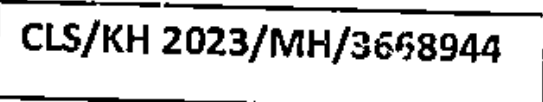
#> input picture dist.png, 543 x 102 px
$ python AdvImageProcessing.py
#> lines starting #> are read from the running program, lines starting #| are printed output that depends on the picture; after the words box and inside, x2 and y2 are one past the last pixel; in counts of white or black regions, pixels touching at a corner belong together
#> further down, image is the input picture: shape (102, 543, 3); min 0, max 255, mean 212
# [34 lines of commented-out code are left out]


import cv2
import numpy as np
import pytesseract

# ... (Tesseract configuration) ...


def preprocess_distorted_image(image, debug=False): # Add debug parameter
#> called with debug = True
    pytesseract.pytesseract.tesseract_cmd = r'C:\Program Files\Tesseract-OCR\tesseract.exe'


    gray = cv2.cvtColor(image, cv2.COLOR_BGR2GRAY)
    if debug:
        cv2.imwrite("1_grayscale.png", gray)


    clahe = cv2.createCLAHE(clipLimit=2.0, tileGridSize=(8, 8))
    enhanced = clahe.apply(gray)
    if debug:
        cv2.imwrite("2_clahe.png", enhanced)


    blurred = cv2.GaussianBlur(enhanced, (3, 3), 0)
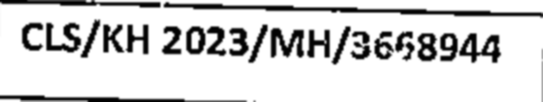
#> blurred: shape (102, 543); min 2, max 255, mean 212.8
    unsharp_mask = cv2.addWeighted(enhanced, 1.5, blurred, -0.5, 0)
    if debug:
        cv2.imwrite("3_unsharp_mask.png", unsharp_mask)


    kernel = np.ones((3, 3), np.uint8)
    closed = cv2.morphologyEx(unsharp_mask, cv2.MORPH_CLOSE, kernel)
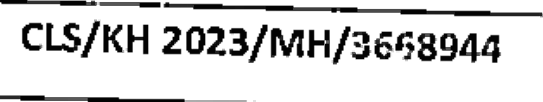
#> closed: shape (102, 543); min 2, max 255, mean 214.6
    if debug:
        cv2.imwrite("4_morphological_closing.png", closed)


    thresh = cv2.threshold(closed, 0, 255, cv2.THRESH_BINARY + cv2.THRESH_OTSU)[1]
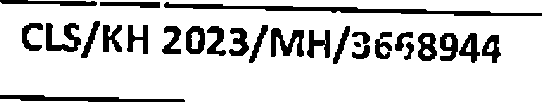
#> thresh: shape (102, 543); 83.1% white; 27 black regions, largest, box (x1, y1, x2, y2) and area: (164, 2, 542, 16) 1560, (0, 95, 185, 102) 752, (271, 28, 304, 57) 544
    if debug:
        cv2.imwrite("5_thresholding.png", thresh)

    return thresh


# Example usage:
image = cv2.imread("dist.png") # Replace with your image path
processed_image = preprocess_distorted_image(image, debug=True) # Enable debug mode


#> (the run stopped early here; a loop or call above may not have finished)

$ run again, with pdfimage.png copied over dist.png
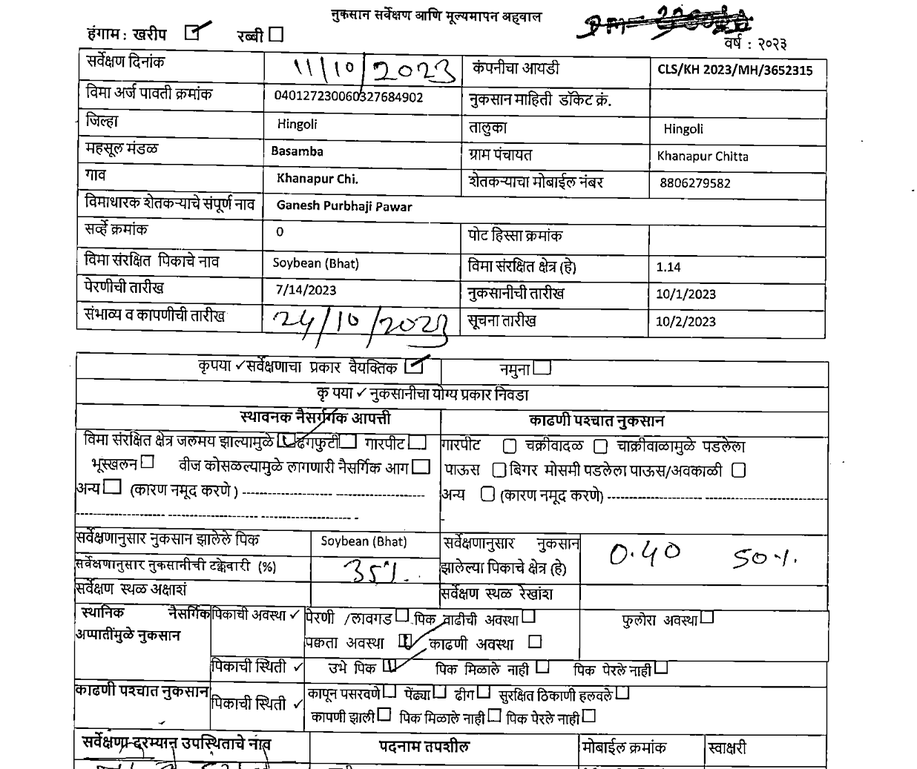
#> input picture pdfimage.png, 917 x 769 px, shrunk from 1236 x 1037 before the run
#> image is the input picture: shape (769, 917, 3); min 0, max 255, mean 229.4
#> in preprocess_distorted_image, `closed = cv2.morphologyEx(unsharp_mask, cv2.MORPH_CLOSE, kernel)`:
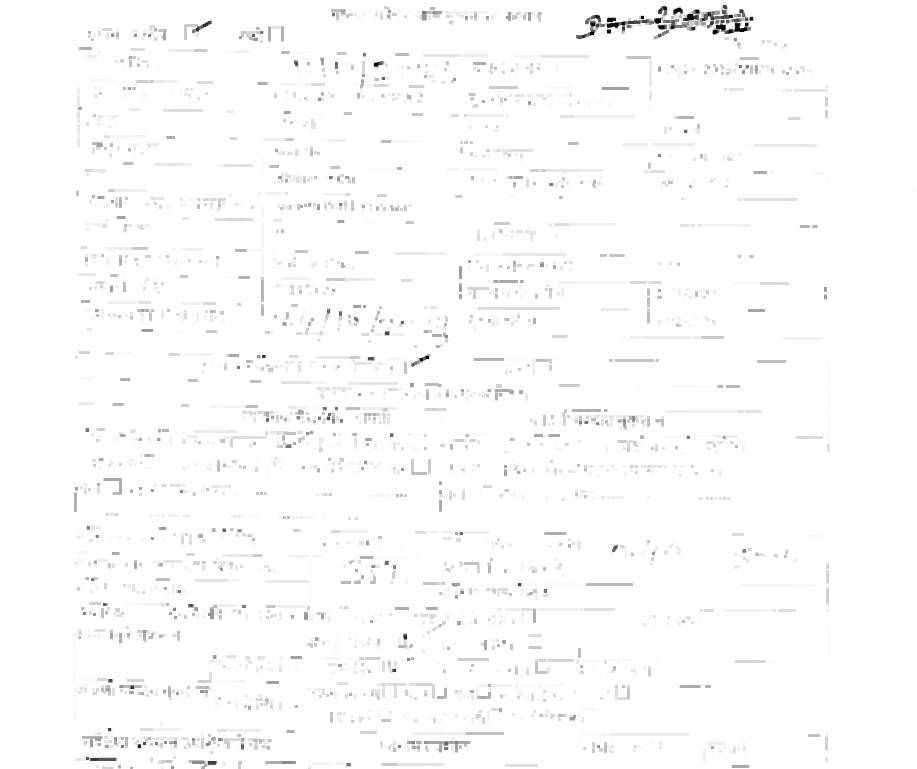
#> closed: shape (769, 917); min 3, max 255, mean 251.7
#> in preprocess_distorted_image, `thresh = cv2.threshold(closed, 0, 255, cv2.THRESH_BINARY + cv2.THRESH_..`:
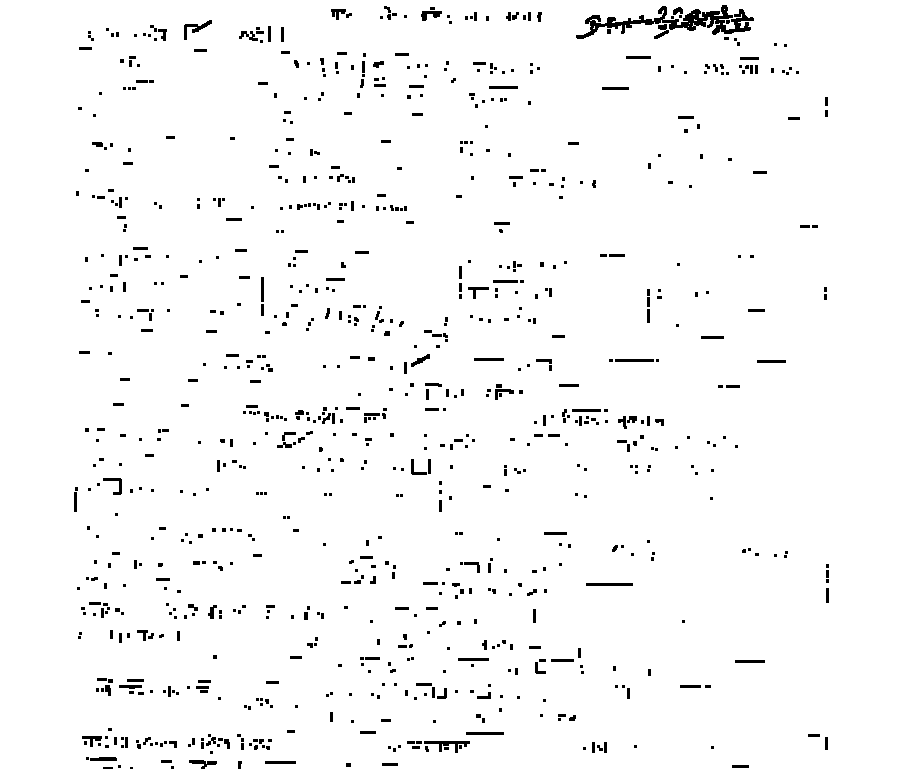
#> thresh: shape (769, 917); 97.1% white; 922 black regions (626 under 20 px), largest, box (x1, y1, x2, y2) and area: (576, 5, 754, 39) 1828, (424, 741, 470, 753) 210, (184, 20, 212, 40) 168
